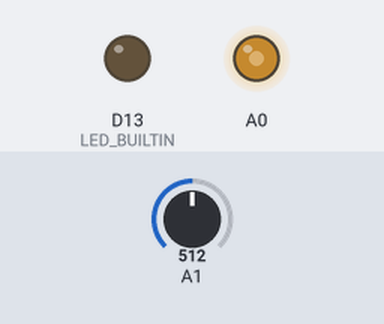
A sketch run on a simulated Arduino Zero (SAMD21). On the bench: output pins drawn as LEDs (lit = HIGH). The inputs (shaded band) are chosen by the test bench; at power-on: A1 = 512 (analog values on the 0–1023 scale).

Above: at 1.2 s.
1.3 s: A1 set to 716
At 2.1 s:
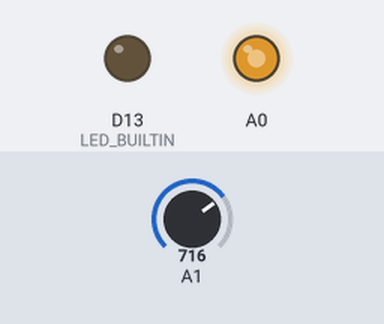
2.8 s: A1 set to 900
At 3.3 s:
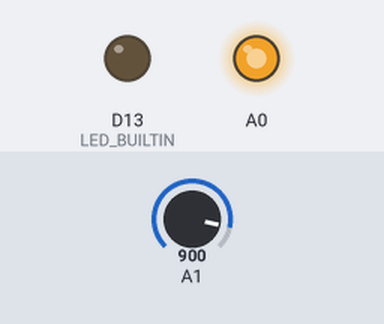
4.3 s: A1 set to 122
At 5.5 s:
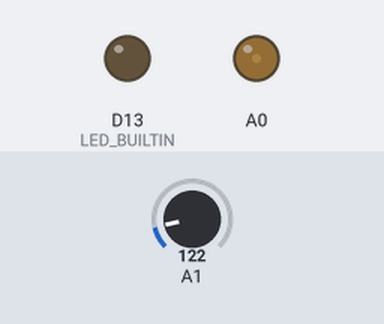
5.8 s: A1 set to 0
At 6.9 s:
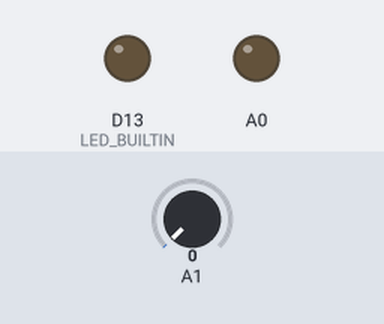
7.3 s: A1 set to 511
At 8.2 s:
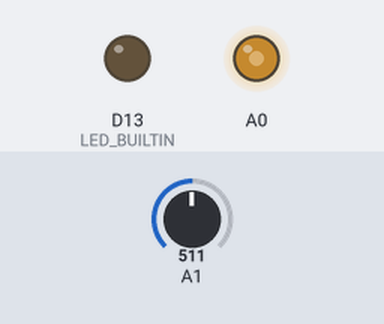
Timing chart, 0 to 9.8 s (numbered marks = the images above; inputs shaded):
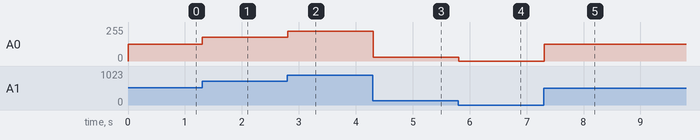

Measured:
- after the input at 1.3 s, A0: 127/255 → 178/255 at once
- after the input at 2.8 s, A0: 178/255 → 224/255 at once
- after the input at 4.3 s, A0: 224/255 → 30/255 at once
- after the input at 5.8 s, A0: 30/255 → 0/255 at once
- after the input at 7.3 s, A0: 0/255 → 127/255 at once

The sketch:

samd.ino
```cpp
// Probe: SAMD21 (12-bit ADC, DAC, USB Serial, Serial1).
#include <Arduino.h>
#include <Wire.h>
void setup() { Serial.begin(115200); Serial1.begin(9600); analogReadResolution(12); analogWriteResolution(10); Wire.begin(); pinMode(LED_BUILTIN, OUTPUT); }
void loop() { analogWrite(A0, analogRead(A1) / 4); delay(100); }
```
